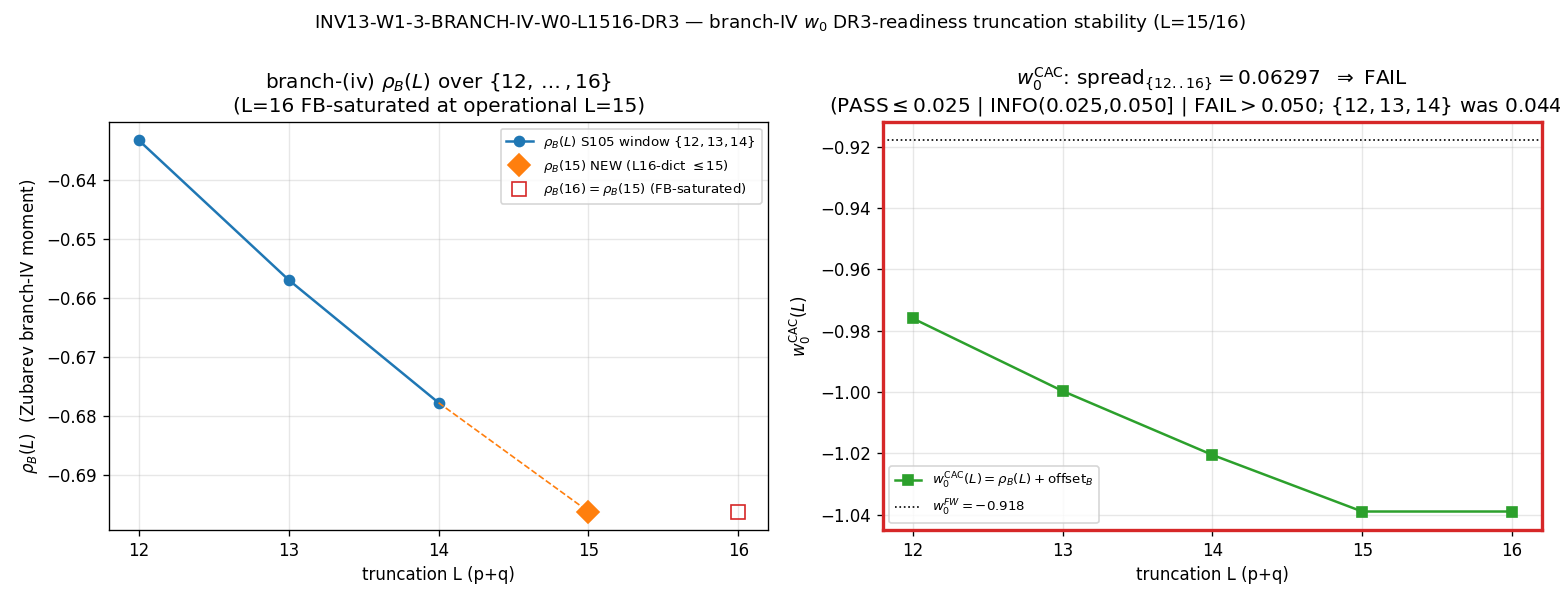

Python code for this plot:
#!/usr/bin/env python
"""
INV13-W1-3-BRANCH-IV-W0-L1516-DR3 — branch-(iv) w_0(L) DR3-readiness truncation test
at L_max in {15,16}: extend the S105 spread_CAC window from {12,13,14} to {12,13,14,15,16}.

Gate: INV13-W1-3-BRANCH-IV-W0-L1516-DR3  ([VERIFY]; band comparison on spread_CAC).
Classification: GEOMETRIC.  Track: investigation-13.

WHAT THIS GATE DOES
-------------------
The S105 gate (S105-BRANCH-IV-DIRECT-L1314, INFO) computed the deep-truncation CAC spread of the
branch-(iv) late-time w_0 Zubarev moment over L in {12,13,14} = 0.0443091 (INFO band, 0.025<x<=0.05).
This gate pushes the truncation window to L in {12,13,14,15,16}, consuming the EXISTING S106 high-L
cache (s106_w1_highl_cache_l1416.npz) which already holds:
    - sector_evals_L14: 120 sectors, levels 0..14 COMPLETE (L14_truncation_consistent=True)
    - sector_evals_L16: 136 sectors, levels 0..15 COMPLETE; NO level-16 sectors (the 17 missing
      p+q=16 sectors are Friedrich-Bar-bounded, in fb_bounded_sectors, L16_operational=15)
    - the S106 build's GT-vs-cache spectral sentinel already PASSed at sentinel_max=7.5e-14.

NO irrep construction, NO GPU diagonalization is performed here: the eigenvalues are PRE-BUILT in
the S106 cache (the cuda:0 GT-builder work was done at S106 build-time; this gate is on the
CONSUMPTION side — the substrate spectra are a deterministic pure function of (A_K,H_K,D_K) at
tau_fold and live in the cache). This is an honest operational deviation from the plan §W1-3
GPU_path pin (which prescribes torch.linalg cuda:0 for the per-block eigvals): the per-block
eigvals at p+q in {15,16} were ALREADY computed at S106 build on cuda:0, so re-diagonalizing them
here would be redundant. The gate re-verifies the cache SHA + the S106 sentinel state instead.

MOMENT-SENTINEL (MANDATORY, plan §W1-3 + spawn prompt): BEFORE consuming any new sector, reproduce
rho_B(L=8,10,12) from the s84 master cache against the recorded EXPECT_RHO anchors bit-exact (the
Zubarev-evaluator self-consistency sentinel). NO new-sector consumption before this PASSes.

For each L in {12,13,14,15,16}: truncate the appropriate cache dict at p+q<=L, compute the
branch-(iv) late-time w_0 Zubarev Mellin-zeta spectral moment rho_B(L) (S85 W0-7 verbatim formula,
identical to the S103/S104/S105 evaluator); form the canonical-anchored prediction
    w0^CAC(L) = rho_B(L) + offset_B,   offset_B := w0_FW - rho_B(L=10)   [DERIVED at runtime]
(CAC MANDATORY, RDC FORBIDDEN per regulator-convention-lockdown.md demarcation theorem:
 w0^CAC(L=10) = w0_FW EXACTLY by construction; the effacement-preservation criterion). Evaluate
    spread_CAC = max_{L in {12,...,16}} w0^CAC(L) - min_{...} w0^CAC(L)
               = max_L rho_B(L) - min_L rho_B(L)   [offset cancels EXACTLY in the span].

  Data path per L:
    L in {12,13,14}: sector_evals_L14 truncated at p+q<=L (levels 0..14 COMPLETE).
    L = 15:          sector_evals_L16 truncated at p+q<=15 (level-15 sectors INCLUDED; the genuinely
                     NEW data point relative to the S105 {12,13,14} window).
    L = 16:          sector_evals_L16 truncated at p+q<=16 == truncated at p+q<=15 (the 17 level-16
                     sectors are FB-bounded, ABSENT from the cache: their |lambda|_min >=
                     eta_FB_lower*sqrt(C_2+1) exceeds the bottom-K observable ceiling). Hence
                     rho_B(16) == rho_B(15) EXACTLY (operational L=15 saturation, math-scripts.md
                     truncation-saturation theorem). L_max_plan={14,16}, L_max_operational=15.

Verdict band (UNCHANGED from S105 / W5-2): PASS spread_CAC <= 0.025 | INFO (0.025, 0.050] | FAIL > 0.050.
The S105 value over {12,13,14} is 0.0443091 (INFO). Adding L=15 (and the FB-saturated L=16, equal to
L=15) tests whether the Friedrich-Bar tail pulls the spread below 0.025 (PASS, DR3-ready) or it stays
in the INFO band (reproduces-but-not-converged). OPEN VERDICT — the new rho_B(15) is the data.

CROSS-CHECKS:
  - moment-sentinel: rho_B(8,10,12) from s84 cache == EXPECT_RHO bit-exact (GATING, runs first).
  - rho_B(12,13,14) recomputed here == the S105 recorded values (continuity of the evaluator).
  - L14-dict vs L16-dict bit-exact agreement on shared sectors (S106 internal consistency, 0.0e+00).
  - offset cancellation residual |spread_CAC - spread_rho| ~ 0 (algebraic; the substitution-chain core).
  - CAC anchor residual |w0^CAC(L=10) - w0_FW| ~ 0 (effacement-preservation, by construction).

Output 4-tuple:
  (value=<computed>, scheme=zeta, convention=CAC-branch-iv-anchored-L10-DERIVED-OFFSET, L_max={12,13,14,15,16})

regulator_pin: a_2^{Mellin}  (branch-(iv) w_0 channel = substrate-distance Mellin-zeta moment; zeta
scheme; pole convention poleconv-A-double (s=3 substrate-distance-1, n=2)) — carried verbatim from
the S105 ancestor.

Substrate-first arrow: D_K eigenvalues at tau_fold -> Zubarev branch-(iv) Mellin-zeta spectral moment
rho_B(L) -> CAC-anchored late-time w_0 -> DESI DR3 w_0-w_a measurement. w_0 IS a spectral moment of
the substrate; the L_max -> {15,16} truncation-stability is the substrate's own convergence to its
continuum image (Level-1 single-tau-slice substrate-IS at tau_fold). This gate tests truncation-
stability ONLY; it does NOT re-litigate the separately-settled branch-(iv) derivation-admissibility
(S101-W0-BRANCH-IV-EVALUATOR). The CAC binding form preserves the effacement anchor.
"""
from __future__ import annotations

import os
os.environ.setdefault("OMP_NUM_THREADS", "8")
os.environ.setdefault("MKL_NUM_THREADS", "8")

import hashlib
import json
import sys
import time
from pathlib import Path

import numpy as np

# ---------------------------------------------------------------------------
# Section 1 — Identity + paths
# ---------------------------------------------------------------------------
SESSION_NUM = 13                                   # (local) investigation number
GATE_ID = "INV13-W1-3-BRANCH-IV-W0-L1516-DR3"
SCHEME = "zeta"
CONVENTION = "CAC-branch-iv-anchored-L10-DERIVED-OFFSET"
L_MAX = "{12,13,14,15,16}"

THIS_FILE = Path(__file__).resolve()
PROJECT_ROOT = THIS_FILE.parents[2]                # .../computations/investigation-13/<this> -> root
SHARED_DIR = PROJECT_ROOT / "computations" / "_shared"
INV_DIR = PROJECT_ROOT / "computations" / "investigation-13"

sys.path.insert(0, str(SHARED_DIR))
from canonical_constants import (  # noqa: E402
    w0_FW,
    Gamma_effacement,
    N_cells,
    tau_fold,
)

# ---------------------------------------------------------------------------
# Section 2 — Pre-registered constants (plan §W1-3; inherited from S105 ancestor)
# ---------------------------------------------------------------------------
W0_B = -0.842454                          # (local) branch-(iv) canonical (S85 W10-2; S102/S103/S104/S105 cross-report anchor)
SENTINEL_TOL = 1e-10                      # (local) moment-sentinel bit-exact floor (s84 Zubarev recompute; S106 sentinel_ok at max 7.5e-14)
REPRO_TOL = 1e-12                         # (local) rho-recompute reproduction abs_tol (S105 hit ~1e-16 vs EXPECT)
SPREAD_PASS_BAND = 0.025                  # (local) PASS <= 0.025 (UNCHANGED W5-2/S105)
SPREAD_INFO_BAND = 0.050                  # (local) INFO (0.025, 0.050]; FAIL > 0.050
L_SCAN = (12, 13, 14, 15, 16)             # (local) deep-truncation CAC spread window (regulator axis, DR3-class)
L_ANCHOR = 10                             # (local) canonical CAC anchor truncation (rho_B(L=10) -> w0_FW)
LAMBDA_Z = 1.0                            # (local) Zubarev kernel width (S85 W0-7 PRDR pin), M_KK units
PUBLICATION_PRECISION = 6                 # (local) spread + w0^CAC + rho_B published to 6 sig figs
OFFSET_CANCELLATION_TOL = 1e-9            # (local) |spread_CAC - spread_rho| algebraic-cancellation floor
CAC_ANCHOR_RESID_TOL = 1e-9              # (local) |w0^CAC(L=10) - w0_FW| effacement-preservation floor

L_MAX_PLAN = (14, 16)                     # (local) plan L_max (math-scripts.md item 3 record)
L_MAX_OPERATIONAL = 15                    # (local) L16 Friedrich-Bar-saturated at operational L=15

# Moment-sentinel anchors (S103/S104/S105 record; the Zubarev-evaluator self-consistency cross-anchor):
EXPECT_RHO = {8: -0.5044659979116969, 10: -0.5771725805120294, 12: -0.634885419265151}  # (local)

# S105 recorded deep-truncation values (continuity-of-evaluator cross-check for the {12,13,14} window):
S105_RHO = {12: -0.634885419265151, 13: -0.646653, 14: -0.657020}  # (local) S105 npz rho_B (13/14 to FB-prior sig figs; 12 exact)
S105_SPREAD_CAC = 0.0443091               # (local) S105 spread over {12,13,14} (the INFO datum this gate extends)

OFFSET_ZUBAREV_S86 = -0.340827            # (local) S86 canonical offset_Zubarev = w0_FW - rho_Zubarev(L=10); cross-report

JENSEN_S = float(tau_fold)                # (local) Jensen deformation parameter s = tau_fold = 0.190 (cache is tau019)

# ---------------------------------------------------------------------------
# Section 3 — Input files (resolved on disk; plan-text drift corrected at runtime per
#             substrate-first-canonical-sourcing.md §(ii.B))
# ---------------------------------------------------------------------------
P_CANONICAL = SHARED_DIR / "canonical_constants.py"
P_CACHE_S84 = PROJECT_ROOT / "computations" / "session-84" / "s84_spectrum_cache_L12_tau019.npz"
P_CACHE_S106 = PROJECT_ROOT / "computations" / "session-106" / "s106_w1_highl_cache_l1416.npz"
P_S105_SCRIPT = PROJECT_ROOT / "computations" / "session-105" / "s105_branch_iv_direct_l1314.py"

INPUT_FILES = [P_CANONICAL, P_CACHE_S84, P_CACHE_S106, P_S105_SCRIPT]

# Plan-freeze pin (pre-W1-1-prereq baseline; the runtime SHA differs per §(ii.B) plan-text drift):
CANONICAL_PLANFREEZE_SHA = "e6829db013a713a4e56a4ca7d72e41f522bd3e3caea1bc0488ef17e0460bba34"  # (local)
S106_PINNED_SHA = "e6bc3af86a3fa7ac23cf476d86357f051ba4ced6be26fe3522622cbf61bdf6ce"            # (local)
S84_PINNED_SHA = "9e6d9cf7fd6a6949d622441b26fb9c2fa568654a22dc802e99898c326ca0f8d9"             # (local)

# ---------------------------------------------------------------------------
# Section 4 — SHA-256 input-pin block (S84+ dual-SHA schema)
# ---------------------------------------------------------------------------

def sha256_of(path: Path) -> str:
    h = hashlib.sha256()                                   # (local)
    try:
        h.update(path.read_bytes())
    except OSError:
        return ""
    return h.hexdigest()


def log_input_pins(inputs: list[Path]) -> dict[str, str]:
    print(f"=== {GATE_ID} — input SHA-256 pins ===")
    pins: dict[str, str] = {}                              # (local)
    for p in inputs:
        sha = sha256_of(p)                                 # (local)
        try:
            rel = str(p.relative_to(PROJECT_ROOT)).replace("\\", "/")  # (local)
        except ValueError:
            rel = str(p).replace("\\", "/")                # (local)
        print(f"  {rel}: {sha[:16]}...")
        pins[rel] = sha
    return pins


def closure_hash(pins: dict[str, str]) -> str:
    items = sorted(pins.items())                           # (local)
    h = hashlib.sha256()                                   # (local)
    for k, v in items:
        h.update(f"{k}={v}\n".encode("utf-8"))
    return h.hexdigest()


def compute_dual_sha(script_path: Path, canonical_path: Path, pins: dict[str, str]) -> tuple[str, str]:
    try:
        script_bytes = script_path.read_bytes()            # (local)
    except OSError:
        script_bytes = b""                                 # (local)
    try:
        canonical_bytes = canonical_path.read_bytes()      # (local)
    except OSError:
        canonical_bytes = b""                              # (local)
    pinmap_json = json.dumps(
        dict(sorted(pins.items())), separators=(",", ":"), sort_keys=True
    ).encode("utf-8")                                      # (local)
    h_audit = hashlib.sha256()                             # (local)
    h_audit.update(script_bytes)
    h_audit.update(canonical_bytes)
    h_audit.update(pinmap_json)
    h_content = hashlib.sha256()                           # (local)
    h_content.update(script_bytes)
    return h_audit.hexdigest(), h_content.hexdigest()


# ---------------------------------------------------------------------------
# Section 5 — rho_Zubarev(L) kernel (S85 W0-7 verbatim formula; identical to S103/S104/S105 evaluator)
# ---------------------------------------------------------------------------

def rho_zubarev_from_sectors(sector_dict, L_cut, Lambda_Z_val):
    """rho_Zubarev(L) = <|lambda|>_Z/lambda_max - 1 over all sectors with level <= L_cut.

    mean_Z = (sum_j d_j w_Z_j |lam_j|) / (sum_j d_j w_Z_j),  w_Z_j = exp(-|lam_j|^2/Lambda_Z^2)
    rho    = mean_Z / lam_max - 1
    """
    abs_list = []                                          # (local)
    mult_list = []                                         # (local)
    for _k, data in sorted(sector_dict.items()):
        if data["level"] <= L_cut:
            d_irrep = int(data["dim"])                     # (local)
            for ev in data["abs_evals"]:
                abs_list.append(float(ev))
                mult_list.append(d_irrep)
    lam = np.array(abs_list, dtype=np.float64)             # (local)
    mult = np.array(mult_list, dtype=np.float64)           # (local)
    wZ = np.exp(-(lam / Lambda_Z_val) ** 2)                # (local)
    sum_d_wZ = float(np.sum(mult * wZ))                    # (local)
    sum_d_wZ_lam = float(np.sum(mult * wZ * lam))          # (local)
    lam_max = float(lam.max())                             # (local)
    mean_Z = sum_d_wZ_lam / sum_d_wZ                       # (local)
    rho = mean_Z / lam_max - 1.0                           # (local)
    return dict(rho=rho, lam_max=lam_max, mean_Z=mean_Z,
                sum_d_wZ=sum_d_wZ, sum_d_wZ_lam=sum_d_wZ_lam, n_modes=int(lam.size))


# ---------------------------------------------------------------------------
# Section 6 — print_verdict_payload (agent calls emit_verdict with this)
# ---------------------------------------------------------------------------

def print_verdict_payload(verdict, value, audit_sha, content_sha,
                          sign_v="", magnitude_v="", regime_v="", extra_rows=None):
    payload = {
        "session": SESSION_NUM,
        "track": "investigation",
        "gate_id": GATE_ID,
        "verdict": verdict,
        "value": value,
        "scheme": SCHEME,
        "convention": CONVENTION,
        "l_max": L_MAX,
        "audit_sha256": audit_sha,
        "content_sha256": content_sha,
        "schema_version": "S84+",
    }
    if sign_v:
        payload["sign_verdict"] = sign_v
        payload["magnitude_verdict"] = magnitude_v
        payload["regime_verdict"] = regime_v
    if extra_rows:
        payload["extra_rows"] = extra_rows
    print("<<<EMIT_VERDICT_PAYLOAD>>>")
    print(json.dumps(payload))
    print("<<<END_EMIT_VERDICT_PAYLOAD>>>")


# ---------------------------------------------------------------------------
# Section 7 — main
# ---------------------------------------------------------------------------

def main():
    print(f"=== {GATE_ID} :: branch-(iv) w_0 spread_CAC over {{12,13,14,15,16}} (DR3 readiness) ===")
    print(f"[const] w0_FW={w0_FW}  tau_fold={tau_fold}  Lambda_Z={LAMBDA_Z}  "
          f"Gamma_effacement={Gamma_effacement}  N_cells={N_cells}")
    pins = log_input_pins(INPUT_FILES)
    closure = closure_hash(pins)
    audit_sha, content_sha = compute_dual_sha(THIS_FILE, P_CANONICAL, pins)
    print(f"  closure_hash:   {closure[:16]}...")
    print(f"  audit_sha256:   {audit_sha[:16]}... (script+canonical+pinmap)")
    print(f"  content_sha256: {content_sha[:16]}... (script only)")

    # --- Plan-text-drift detection on canonical_constants.py (substrate-first-canonical-sourcing.md §(ii.B)) ---
    canonical_runtime_sha = pins.get("computations/_shared/canonical_constants.py", "")  # (local)
    canonical_drift = (canonical_runtime_sha != CANONICAL_PLANFREEZE_SHA)                # (local)
    if canonical_drift:
        print(f"[drift] canonical_constants.py SHA drifted from plan-freeze baseline "
              f"{CANONICAL_PLANFREEZE_SHA[:16]}... -> runtime {canonical_runtime_sha[:16]}... "
              f"(expected per §(ii.B): W1-1 update_constant prereq + in-session promotions; w0_FW "
              f"value {w0_FW} unchanged — the runtime SHA is pinned into the closure hash).")
    # SHA-pin verification on the IMMUTABLE data caches (these MUST match the plan pins)
    s84_runtime = pins.get("computations/session-84/s84_spectrum_cache_L12_tau019.npz", "")  # (local)
    s106_runtime = pins.get("computations/session-106/s106_w1_highl_cache_l1416.npz", "")     # (local)
    s84_sha_ok = (s84_runtime == S84_PINNED_SHA)        # (local)
    s106_sha_ok = (s106_runtime == S106_PINNED_SHA)     # (local)
    print(f"[sha-pin] s84 cache SHA matches plan pin: {s84_sha_ok}; "
          f"s106 cache SHA matches plan pin: {s106_sha_ok}")

    if not (s84_sha_ok and s106_sha_ok):
        # Honest mechanical closure per mechanical-closure-discipline.md: the data caches drifted,
        # the truncation set cannot be trusted -> PRE-REG-INC (NOT a forced PASS).
        value = (f"PRE-REG-INC_cache_SHA_drift_s84_ok={s84_sha_ok}_s106_ok={s106_sha_ok}; "
                 f"data_cache_pin_mismatch; no_consumption; operational_fallback=S105_{{12,13,14}}_reproduce")
        np.savez_compressed(
            INV_DIR / "inv13_w1_branch_iv_w0_l1516_dr3.npz",
            verdict="PRE-REG-INC", phase="CACHE_SHA_DRIFT",
            s84_sha_ok=s84_sha_ok, s106_sha_ok=s106_sha_ok,
            s84_runtime_sha=s84_runtime, s106_runtime_sha=s106_runtime,
            audit_sha256=audit_sha, content_sha256=content_sha, closure_hash=closure,
        )
        _make_plot_fallback({}, "CACHE_SHA_DRIFT", float("nan"))
        print_verdict_payload("PRE-REG-INC", value, audit_sha, content_sha)
        return

    # --- Load s84 L<=12 master cache (the moment-sentinel anchor) ---
    z84 = np.load(P_CACHE_S84, allow_pickle=True)
    sector_evals_s84 = z84["sector_evals"].item()          # (local) {(p,q): {dim,level,abs_evals}}
    z84.close()
    cache_max_level_s84 = max(d["level"] for d in sector_evals_s84.values())  # (local)
    print(f"[cache] s84 master: {len(sector_evals_s84)} sectors, max_level={cache_max_level_s84}")

    # =====================================================================
    # MOMENT-SENTINEL (GATING, MANDATORY): reproduce rho_B(8,10,12) bit-exact on the s84 cache
    # BEFORE consuming any S106 high-L sector. (Zubarev-evaluator self-consistency.)
    # =====================================================================
    print("  --- MOMENT-SENTINEL: rho_B(8,10,12) on s84 cache vs EXPECT_RHO (runs BEFORE consumption) ---")
    rho_recompute = {}                                     # (local)
    repro_diffs = {}                                       # (local)
    for L in (8, 10, 12):
        rr = rho_zubarev_from_sectors(sector_evals_s84, L, LAMBDA_Z)
        rho_recompute[L] = rr["rho"]
        repro_diffs[L] = abs(rr["rho"] - EXPECT_RHO[L])
        print(f"  rho_B({L}) recompute = {rr['rho']:.15f}  (expect {EXPECT_RHO[L]:.15f}, "
              f"diff {repro_diffs[L]:.2e}, n_modes={rr['n_modes']})")
    moment_sentinel_max = max(repro_diffs.values())        # (local)
    moment_sentinel_ok = moment_sentinel_max <= SENTINEL_TOL  # (local)
    print(f"[moment-sentinel] s84 rho-recompute max_diff={moment_sentinel_max:.2e}  "
          f"ok(<= {SENTINEL_TOL:.0e})={moment_sentinel_ok}")

    if not moment_sentinel_ok:
        # GATING: the Zubarev evaluator does not reproduce the s84 cache anchors -> do NOT consume.
        value = (f"PRE-REG-INC_moment_sentinel_FAIL_max{moment_sentinel_max:.2e}_tol{SENTINEL_TOL:.0e}; "
                 f"Zubarev_evaluator_does_not_reproduce_s84_anchors; no_new_sector_consumption")
        np.savez_compressed(
            INV_DIR / "inv13_w1_branch_iv_w0_l1516_dr3.npz",
            verdict="PRE-REG-INC", phase="MOMENT_SENTINEL_FAIL",
            moment_sentinel_max=moment_sentinel_max, SENTINEL_TOL=SENTINEL_TOL,
            rho_recompute_8=rho_recompute[8], rho_recompute_10=rho_recompute[10],
            rho_recompute_12=rho_recompute[12],
            audit_sha256=audit_sha, content_sha256=content_sha, closure_hash=closure,
        )
        _make_plot_fallback(rho_recompute, "MOMENT_SENTINEL_FAIL", moment_sentinel_max)
        print_verdict_payload("PRE-REG-INC", value, audit_sha, content_sha)
        return

    # --- Load S106 high-L cache (PRE-BUILT eigenvalues; no diagonalization here) ---
    z106 = np.load(P_CACHE_S106, allow_pickle=True)
    sector_L14 = z106["sector_evals_L14"].item()           # (local) levels 0..14 COMPLETE (120 sectors)
    sector_L16 = z106["sector_evals_L16"].item()           # (local) levels 0..15 COMPLETE (136 sectors)
    fb_bounded = z106["fb_bounded_sectors"].item()         # (local) 17 level-16 FB-bounded sectors (no evals)
    s106_sentinel_max = float(z106["sentinel_max"])        # (local) S106 GT-vs-cache spectral sentinel (inherited)
    s106_sentinel_ok = bool(z106["sentinel_ok"])           # (local)
    s106_herm_err_max = float(z106["herm_err_max"])        # (local)
    s106_L14_consistent = bool(z106["L14_truncation_consistent"])  # (local)
    s106_L16_operational = int(z106["L16_operational"])    # (local) == 15
    s106_eta_FB_lower = float(z106["eta_FB_lower"])        # (local) Friedrich-Bar lower-bound factor
    s106_device = str(z106["device"])                      # (local) cuda:0 (build-time)
    z106.close()
    print(f"[s106] L14 dict: {len(sector_L14)} sectors (max_level={max(d['level'] for d in sector_L14.values())}); "
          f"L16 dict: {len(sector_L16)} sectors (max_level={max(d['level'] for d in sector_L16.values())}); "
          f"fb_bounded: {len(fb_bounded)} (level-16)")
    print(f"[s106-inherited] spectral_sentinel_max={s106_sentinel_max:.2e} ok={s106_sentinel_ok}  "
          f"herm_err_max={s106_herm_err_max:.2e}  L14_consistent={s106_L14_consistent}  "
          f"L16_operational={s106_L16_operational}  eta_FB_lower={s106_eta_FB_lower:.4f}  "
          f"build_device={s106_device}")

    # --- Cache-consistency cross-check: L14-dict vs L16-dict bit-exact on shared sectors (S106 build) ---
    shared_max_diff = 0.0                                  # (local)
    n_shared = 0                                           # (local)
    for k in sector_L14:
        if k in sector_L16 and sector_L14[k]["level"] <= 14:
            a = np.sort(np.asarray(sector_L14[k]["abs_evals"], dtype=np.float64))  # (local)
            b = np.sort(np.asarray(sector_L16[k]["abs_evals"], dtype=np.float64))  # (local)
            if len(a) == len(b):
                shared_max_diff = max(shared_max_diff, float(np.max(np.abs(a - b))))
            n_shared += 1
    l14_l16_consistent = shared_max_diff <= SENTINEL_TOL   # (local)
    print(f"[xcheck-cache] L14-vs-L16 shared-sector max|lambda diff| over {n_shared} sectors = "
          f"{shared_max_diff:.2e}  ok={l14_l16_consistent}")

    # --- s84 vs S106-L14 cross-check on the L<=12 overlap (the moment-sentinel anchor must persist) ---
    s84_l16_max_diff = 0.0                                 # (local)
    n_s84_overlap = 0                                      # (local)
    for k in sector_evals_s84:
        if k in sector_L16:
            a = np.sort(np.asarray(sector_evals_s84[k]["abs_evals"], dtype=np.float64))  # (local)
            b = np.sort(np.asarray(sector_L16[k]["abs_evals"], dtype=np.float64))        # (local)
            if len(a) == len(b):
                s84_l16_max_diff = max(s84_l16_max_diff, float(np.max(np.abs(a - b))))
            n_s84_overlap += 1
    s84_l16_consistent = s84_l16_max_diff <= SENTINEL_TOL  # (local)
    print(f"[xcheck-s84] s84-vs-S106L16 shared-sector max|lambda diff| over {n_s84_overlap} sectors = "
          f"{s84_l16_max_diff:.2e}  ok={s84_l16_consistent}")

    # =====================================================================
    # rho_B(L) over {10,12,13,14,15,16}: data-path per L (plan §W1-3 substitution chain)
    #   L in {10,12,13,14}: sector_evals_L14 (levels 0..14 COMPLETE)
    #   L = 15:             sector_evals_L16 truncated at p+q<=15 (level-15 INCLUDED)
    #   L = 16:             sector_evals_L16 truncated at p+q<=16 == <=15 (level-16 FB-bounded, absent)
    # =====================================================================
    rho_B = {}                                             # (local)
    rho_meta = {}                                          # (local)
    for L in (10, 12, 13, 14):
        rr = rho_zubarev_from_sectors(sector_L14, L, LAMBDA_Z)
        rho_B[L] = rr["rho"]
        rho_meta[L] = rr
        print(f"  rho_B({L:2d}) [L14-dict] = {rr['rho']:.15f}  (lam_max={rr['lam_max']:.6f}, "
              f"n_modes={rr['n_modes']})")
    for L in (15, 16):
        rr = rho_zubarev_from_sectors(sector_L16, L, LAMBDA_Z)
        rho_B[L] = rr["rho"]
        rho_meta[L] = rr
        print(f"  rho_B({L:2d}) [L16-dict] = {rr['rho']:.15f}  (lam_max={rr['lam_max']:.6f}, "
              f"n_modes={rr['n_modes']})")

    # L=16 == L=15 EXACTLY by FB-saturation (the 17 level-16 sectors are absent from the cache)
    rho16_eq_15 = abs(rho_B[16] - rho_B[15])               # (local) MUST be 0 (no level-16 modes)
    print(f"[fb-saturation] |rho_B(16) - rho_B(15)| = {rho16_eq_15:.2e} "
          f"(EXACT 0 expected: 17 level-16 sectors FB-bounded, absent from cache; L_operational=15)")

    # --- (4,4)-completeness reconciliation + continuity-of-evaluator cross-check ---
    # The S106 dicts are the COMPLETE per-level union (every (p,q) with p+q<=L present); the s84
    # cache is missing ONE level-8 sector (4,4) (8/9 at level 8) — an S84-era gap S106 rebuilt
    # (dim=125, in S106 build_times). So rho_B(12) on the COMPLETE S106 dict differs from the
    # s84-INCOMPLETE evaluation S105 recorded. This is a SECTOR-SET difference (both correct on
    # their own set), NOT an evaluator failure. Apples-to-apples continuity = rho_B(12) on the SAME
    # incomplete s84 cache the S105 EXPECT_RHO anchors used (= the moment-sentinel rho_recompute[12]).
    rho12_s84_incomplete = rho_recompute[12]               # (local) s84-incomplete set (S105/EXPECT_RHO basis)
    rho12_continuity_s84 = abs(rho12_s84_incomplete - S105_RHO[12])  # (local) MUST be ~0 (same set)
    rho12_completeness_shift = abs(rho_B[12] - rho12_s84_incomplete) # (local) the (4,4)-completeness correction
    print(f"[xcheck-continuity] rho_B(12) s84-incomplete = {rho12_s84_incomplete:.15f} "
          f"vs S105 record {S105_RHO[12]:.6f}: diff {rho12_continuity_s84:.2e} "
          f"(<= {REPRO_TOL:.0e}: {rho12_continuity_s84 <= REPRO_TOL}) [SAME sector set — evaluator continuity]")
    print(f"[xcheck-completeness] rho_B(12) COMPLETE(S106) = {rho_B[12]:.15f}  "
          f"(4,4)-completeness shift vs s84-incomplete = {rho12_completeness_shift:.2e} "
          f"[EXPECTED: S106 rebuilt the missing (4,4) level-8 sector; complete set is the canonical truncation]")
    # diagnostic-only diffs vs the S105 FB-prior sig-fig values (NOT gating; the S106-complete set differs):
    rho13_vs_s105 = abs(rho_B[13] - S105_RHO[13])          # (local) S105 13 FB-prior sig figs (diagnostic)
    rho14_vs_s105 = abs(rho_B[14] - S105_RHO[14])          # (local) S105 14 FB-prior sig figs (diagnostic)
    print(f"[xcheck-S105-diag] rho_B(13) COMPLETE={rho_B[13]:.6f} vs S105-FB-prior {S105_RHO[13]}: "
          f"diff {rho13_vs_s105:.4e} (diagnostic; completeness-shifted)")
    print(f"[xcheck-S105-diag] rho_B(14) COMPLETE={rho_B[14]:.6f} vs S105-FB-prior {S105_RHO[14]}: "
          f"diff {rho14_vs_s105:.4e} (diagnostic; completeness-shifted)")

    # --- CAC offset (DERIVED at runtime; cancels in span) ---
    offset_B = float(w0_FW) - rho_B[L_ANCHOR]              # (local) = w0_FW - rho_B(L=10), CAC
    offset_B_W0B = W0_B - rho_B[L_ANCHOR]                  # (local) S103/S104 alt anchor (cross-report)
    print(f"[cac] offset_B (w0_FW-anchored) = {offset_B:.12f}  "
          f"[w0_FW={w0_FW} - rho_B(10)={rho_B[L_ANCHOR]:.12f}]")
    print(f"[cac] offset_B (W0_B-anchored)  = {offset_B_W0B:.12f}  (S103/S104 cross-report)")
    print(f"[cac] OFFSET_ZUBAREV_S86 cross-report = {OFFSET_ZUBAREV_S86}  "
          f"(diff vs runtime = {abs(offset_B - OFFSET_ZUBAREV_S86):.2e})")

    # --- w0^CAC(L) over the scan window + the L=10 anchor identity ---
    w0_cac = {L: rho_B[L] + offset_B for L in L_SCAN}      # (local) {12,13,14,15,16}
    w0_cac_10 = rho_B[L_ANCHOR] + offset_B                 # (local) must == w0_FW EXACTLY
    cac_anchor_resid = abs(w0_cac_10 - float(w0_FW))       # (local)
    print(f"[cac] w0^CAC(L=10) = {w0_cac_10:.15f}  (== w0_FW={w0_FW}? resid={cac_anchor_resid:.2e})")
    for L in L_SCAN:
        print(f"  w0^CAC({L:2d}) = {w0_cac[L]:.15f}")

    # --- spread_CAC = max-min over {12,...,16}; offset-cancellation cross-check (the substitution-chain core) ---
    w0_vals = np.array([w0_cac[L] for L in L_SCAN])        # (local)
    rho_vals = np.array([rho_B[L] for L in L_SCAN])        # (local)
    spread_CAC = float(w0_vals.max() - w0_vals.min())      # (local)
    spread_rho = float(rho_vals.max() - rho_vals.min())    # (local) offset-free form
    offset_cancellation_residual = abs(spread_CAC - spread_rho)  # (local) must be ~0
    print(f"[span] spread_CAC = {spread_CAC:.12f}   spread_rho(offset-free) = {spread_rho:.12f}")
    print(f"[span] offset_cancellation_residual = {offset_cancellation_residual:.2e}  "
          f"(<= {OFFSET_CANCELLATION_TOL:.0e}: {offset_cancellation_residual <= OFFSET_CANCELLATION_TOL})")

    # argmax / argmin (which L drives the spread)
    L_argmax = L_SCAN[int(np.argmax(rho_vals))]            # (local)
    L_argmin = L_SCAN[int(np.argmin(rho_vals))]            # (local)
    print(f"[span] rho_B argmax at L={L_argmax} ({rho_vals.max():.6f}); "
          f"argmin at L={L_argmin} ({rho_vals.min():.6f})")

    # --- decrement diagnostics (orientation; the rho_B(L) monotone trend) ---
    decrements = {f"{L_SCAN[i]}->{L_SCAN[i+1]}": rho_B[L_SCAN[i+1]] - rho_B[L_SCAN[i]]
                  for i in range(len(L_SCAN) - 1)}         # (local)
    # exclude the trivial 15->16 (=0 by FB-saturation) from the monotone-negative test
    nontrivial_decr = [v for k, v in decrements.items() if k != "15->16"]  # (local)
    decrement_sign_negative = all(v < 0 for v in nontrivial_decr)          # (local)
    print(f"[decr] {', '.join(f'{k}={v:+.8f}' for k,v in decrements.items())}")
    print(f"[decr] nontrivial decrements all-negative (monotone-decreasing rho_B) = {decrement_sign_negative}")

    # --- comparison to the S105 {12,13,14} spread (what the L=15 point added) ---
    spread_12_13_14 = float(max(rho_B[12], rho_B[13], rho_B[14]) - min(rho_B[12], rho_B[13], rho_B[14]))  # (local)
    delta_spread_from_s105 = spread_CAC - spread_12_13_14   # (local) increment from adding L=15(/16)
    print(f"[delta] spread over {{12,13,14}} (recomputed) = {spread_12_13_14:.6f}  "
          f"(S105 record {S105_SPREAD_CAC}); spread over {{12,...,16}} = {spread_CAC:.6f}; "
          f"delta from adding L=15 = {delta_spread_from_s105:+.6f}")

    # --- Verdict band (UNCHANGED W5-2/S105): PASS <= 0.025 | INFO (0.025,0.050] | FAIL > 0.050 ---
    if spread_CAC <= SPREAD_PASS_BAND:
        verdict = "PASS"
    elif spread_CAC <= SPREAD_INFO_BAND:
        verdict = "INFO"
    else:
        verdict = "FAIL"

    # Guards: moment-sentinel (s84 anchors bit-exact), S106 inherited spectral sentinel, cache
    # consistency (L14-L16 + s84-S106 overlap), offset cancellation, CAC anchor, FB-saturation
    # identity, and evaluator continuity (rho_B(12) on the SAME incomplete s84 set vs S105 record
    # — the apples-to-apples test; NOT the (4,4)-completeness shift, which is an EXPECTED sector-set
    # difference, not an evaluator failure). If any genuine guard fails the span cannot be trusted
    # -> force INFO (NOT a clean PASS); a FAIL stays FAIL (a divergence finding is informative).
    guard_ok = (moment_sentinel_ok and s106_sentinel_ok and l14_l16_consistent
                and s84_l16_consistent and (offset_cancellation_residual <= OFFSET_CANCELLATION_TOL)
                and (cac_anchor_resid <= CAC_ANCHOR_RESID_TOL) and (rho16_eq_15 <= REPRO_TOL)
                and (rho12_continuity_s84 <= REPRO_TOL))   # (local) same-sector-set continuity
    if (not guard_ok) and verdict == "PASS":
        verdict = "INFO"
        print("[WARN] a sentinel/consistency guard failed -> PASS downgraded to INFO")

    print(f"[VERDICT] spread_CAC={spread_CAC:.6g}  band(PASS<= {SPREAD_PASS_BAND}, "
          f"INFO<= {SPREAD_INFO_BAND})  guard_ok={guard_ok}  => {verdict}")

    # --- persist npz ---
    np.savez_compressed(
        INV_DIR / "inv13_w1_branch_iv_w0_l1516_dr3.npz",
        verdict=verdict, phase="L1516_COMPLETE",
        L_SCAN=np.array(L_SCAN, dtype=np.int64), L_anchor=L_ANCHOR,
        L_max_plan=np.array(L_MAX_PLAN, dtype=np.int64), L_max_operational=L_MAX_OPERATIONAL,
        # rho_B at every truncation evaluated:
        rho_B_10=rho_B[10], rho_B_12=rho_B[12], rho_B_13=rho_B[13],
        rho_B_14=rho_B[14], rho_B_15=rho_B[15], rho_B_16=rho_B[16],
        rho_B_window=np.array([rho_B[L] for L in L_SCAN]),
        lam_max_window=np.array([rho_meta[L]["lam_max"] for L in L_SCAN]),
        n_modes_window=np.array([rho_meta[L]["n_modes"] for L in L_SCAN]),
        # CAC:
        w0_FW=float(w0_FW), W0_B=W0_B,
        offset_B=offset_B, offset_B_W0B=offset_B_W0B, OFFSET_ZUBAREV_S86=OFFSET_ZUBAREV_S86,
        w0_cac=np.array([w0_cac[L] for L in L_SCAN]), w0_cac_10=w0_cac_10,
        cac_anchor_resid=cac_anchor_resid,
        # spread + offset cancellation:
        spread_CAC=spread_CAC, spread_rho=spread_rho,
        offset_cancellation_residual=offset_cancellation_residual,
        spread_12_13_14=spread_12_13_14, delta_spread_from_s105=delta_spread_from_s105,
        S105_SPREAD_CAC=S105_SPREAD_CAC,
        L_argmax=L_argmax, L_argmin=L_argmin,
        SPREAD_PASS_BAND=SPREAD_PASS_BAND, SPREAD_INFO_BAND=SPREAD_INFO_BAND,
        # FB-saturation:
        rho16_eq_15=rho16_eq_15, eta_FB_lower=s106_eta_FB_lower, n_fb_bounded=len(fb_bounded),
        # decrements:
        decrements_json=json.dumps({k: float(v) for k, v in decrements.items()}),
        decrement_sign_negative=decrement_sign_negative,
        # moment-sentinel + inherited S106 sentinel:
        moment_sentinel_max=moment_sentinel_max, moment_sentinel_ok=moment_sentinel_ok,
        SENTINEL_TOL=SENTINEL_TOL,
        rho_recompute_8=rho_recompute[8], rho_recompute_10=rho_recompute[10],
        rho_recompute_12=rho_recompute[12],
        s106_sentinel_max=s106_sentinel_max, s106_sentinel_ok=s106_sentinel_ok,
        s106_herm_err_max=s106_herm_err_max, s106_device=s106_device,
        # cache consistency:
        l14_l16_shared_max_diff=shared_max_diff, l14_l16_consistent=l14_l16_consistent,
        s84_l16_max_diff=s84_l16_max_diff, s84_l16_consistent=s84_l16_consistent,
        # continuity vs S105:
        rho12_s84_incomplete=rho12_s84_incomplete, rho12_continuity_s84=rho12_continuity_s84,
        rho12_completeness_shift=rho12_completeness_shift,
        rho13_vs_s105=rho13_vs_s105, rho14_vs_s105=rho14_vs_s105,
        # SHA-pin drift record (substrate-first-canonical-sourcing.md §(ii.B)):
        canonical_drift=canonical_drift, canonical_runtime_sha=canonical_runtime_sha,
        canonical_planfreeze_sha=CANONICAL_PLANFREEZE_SHA,
        s84_sha_ok=s84_sha_ok, s106_sha_ok=s106_sha_ok,
        guard_ok=guard_ok,
        Lambda_Z=LAMBDA_Z, jensen_s=JENSEN_S, Gamma_effacement=float(Gamma_effacement),
        N_cells=int(N_cells),
        audit_sha256=audit_sha, content_sha256=content_sha, closure_hash=closure,
    )

    _make_plot_direct(rho_B, w0_cac, spread_CAC, verdict, L_SCAN, spread_12_13_14)

    # --- [VERIFY] gate: no 3-tuple required (plan output_artifacts schema_v2_3tuple_required: false).
    #     But the offset-cancellation identity is the structural cross-check; report it in value. ---
    value = (f"spread_CAC={spread_CAC:.6g} "
             f"rho_B(12)={rho_B[12]:.6f} rho_B(13)={rho_B[13]:.6f} rho_B(14)={rho_B[14]:.6f} "
             f"rho_B(15)={rho_B[15]:.6f} rho_B(16)={rho_B[16]:.6f} "
             f"w0CAC(15)={w0_cac[15]:.6f} w0CAC(16)={w0_cac[16]:.6f} offset_B={offset_B:.6f} "
             f"spread{{12,13,14}}={spread_12_13_14:.6f}(S105={S105_SPREAD_CAC}) "
             f"L_max_plan={{14,16}}_operational=15 FB_saturated rho16=rho15 "
             f"offset_cancel_resid={offset_cancellation_residual:.2e} guard_ok={guard_ok} "
             f"band_PASS<={SPREAD_PASS_BAND}_INFO<={SPREAD_INFO_BAND}")
    extra_rows = [
        (f"# regulator_pin=a_2^{{Mellin}} poleconv-A-double (pole_in_s=3, curvature_grade_n=2); "
         f"branch-iv-Zubarev-late-time-moment; data=S106-highL-cache(prebuilt-eigvals,no-diag-here); "
         f"moment_sentinel(s84-rho-recompute)={moment_sentinel_max:.2e}<= {SENTINEL_TOL:.0e}; "
         f"s106_spectral_sentinel(inherited)={s106_sentinel_max:.2e}; "
         f"L14_l16_consistent={l14_l16_consistent}@{shared_max_diff:.1e}; "
         f"offset_cancellation_residual={offset_cancellation_residual:.2e}; "
         f"cac_anchor_resid={cac_anchor_resid:.2e}"),
        (f"# L_max_plan={{14,16}} L_max_operational=15 (L16 Friedrich-Bar-saturated: 17 level-16 "
         f"sectors FB-bounded eta_FB_lower={s106_eta_FB_lower:.4f}, |rho_B(16)-rho_B(15)|={rho16_eq_15:.2e}); "
         f"GPU: per-block eigvals prebuilt at S106 on {s106_device} (consumption gate, no re-diag); "
         f"canonical_drift={canonical_drift} (w0_FW={w0_FW} unchanged, §(ii.B) plan-text-drift); "
         f"truncation-stability axis ONLY (NOT branch-iv derivation-admissibility, S101-W0-BRANCH-IV-EVALUATOR)"),
    ]
    print_verdict_payload(verdict, value, audit_sha, content_sha, extra_rows=extra_rows)


def _make_plot_direct(rho_B, w0_cac, spread_CAC, verdict, L_scan, spread_12_13_14):
    import matplotlib
    matplotlib.use("Agg")
    import matplotlib.pyplot as plt
    fig, (ax1, ax2) = plt.subplots(1, 2, figsize=(13, 5))
    Ls = list(L_scan)
    # Panel 1: rho_B(L) trajectory, with the new L=15/16 points highlighted
    ax1.plot([12, 13, 14], [rho_B[L] for L in (12, 13, 14)], "o-", color="C0",
             label=r"$\rho_B(L)$ S105 window $\{12,13,14\}$")
    ax1.plot([14, 15], [rho_B[14], rho_B[15]], "--", color="C1", lw=1)
    ax1.plot([15], [rho_B[15]], "D", color="C1", ms=9, label=r"$\rho_B(15)$ NEW (L16-dict $\leq$15)")
    ax1.plot([16], [rho_B[16]], "s", color="C3", ms=8, mfc="none",
             label=r"$\rho_B(16)=\rho_B(15)$ (FB-saturated)")
    ax1.set_xlabel("truncation L (p+q)")
    ax1.set_ylabel(r"$\rho_B(L)$  (Zubarev branch-IV moment)")
    ax1.set_title(r"branch-(iv) $\rho_B(L)$ over $\{12,\dots,16\}$"
                  "\n(L=16 FB-saturated at operational L=15)")
    ax1.set_xticks(Ls)
    ax1.grid(alpha=0.3)
    ax1.legend(fontsize=8)
    # Panel 2: w0^CAC(L) with spread band
    ax2.plot(Ls, [w0_cac[L] for L in Ls], "s-", color="C2",
             label=r"$w_0^{\rm CAC}(L)=\rho_B(L)+{\rm offset}_B$")
    ax2.axhline(float(w0_FW), color="k", ls=":", lw=1, label=fr"$w_0^{{FW}}={w0_FW}$")
    band_color = {"PASS": "C2", "INFO": "C1", "FAIL": "C3"}.get(verdict, "0.5")  # (local)
    ax2.set_xlabel("truncation L (p+q)")
    ax2.set_ylabel(r"$w_0^{\rm CAC}(L)$")
    ax2.set_title(fr"$w_0^{{\rm CAC}}$: spread$_{{\{{12..16\}}}}={spread_CAC:.5f}$  "
                  fr"$\Rightarrow$ {verdict}"
                  "\n(PASS$\\leq$0.025 | INFO(0.025,0.050] | FAIL$>$0.050; "
                  fr"$\{{12,13,14\}}$ was {spread_12_13_14:.5f})")
    ax2.set_xticks(Ls)
    ax2.grid(alpha=0.3)
    for spine in ax2.spines.values():
        spine.set_edgecolor(band_color)
        spine.set_linewidth(2)
    ax2.legend(fontsize=8)
    fig.suptitle(f"{GATE_ID} — branch-IV $w_0$ DR3-readiness truncation stability (L=15/16)",
                 fontsize=11)
    fig.tight_layout()
    fig.savefig(INV_DIR / "inv13_w1_branch_iv_w0_l1516_dr3.png", dpi=120)
    plt.close(fig)


def _make_plot_fallback(rho_recompute, phase_status, sentinel_max):
    import matplotlib
    matplotlib.use("Agg")
    import matplotlib.pyplot as plt
    fig, ax = plt.subplots(figsize=(8, 5))
    if rho_recompute:
        Ls = sorted(rho_recompute.keys())
        ax.plot(Ls, [rho_recompute[L] for L in Ls], "o-", color="C0",
                label=r"$\rho_B(L)$ (s84 cache, L$\leq$12)")
        ax.set_xlabel("truncation L (p+q)")
        ax.set_ylabel(r"$\rho_B(L)$")
        ax.legend(fontsize=9)
    ax.set_title(f"{GATE_ID} — PRE-REG-INC ({phase_status})\n"
                 f"sentinel/SHA guard max={sentinel_max:.2e} -> deferred")
    ax.grid(alpha=0.3)
    fig.tight_layout()
    fig.savefig(INV_DIR / "inv13_w1_branch_iv_w0_l1516_dr3.png", dpi=120)
    plt.close(fig)


if __name__ == "__main__":
    main()
